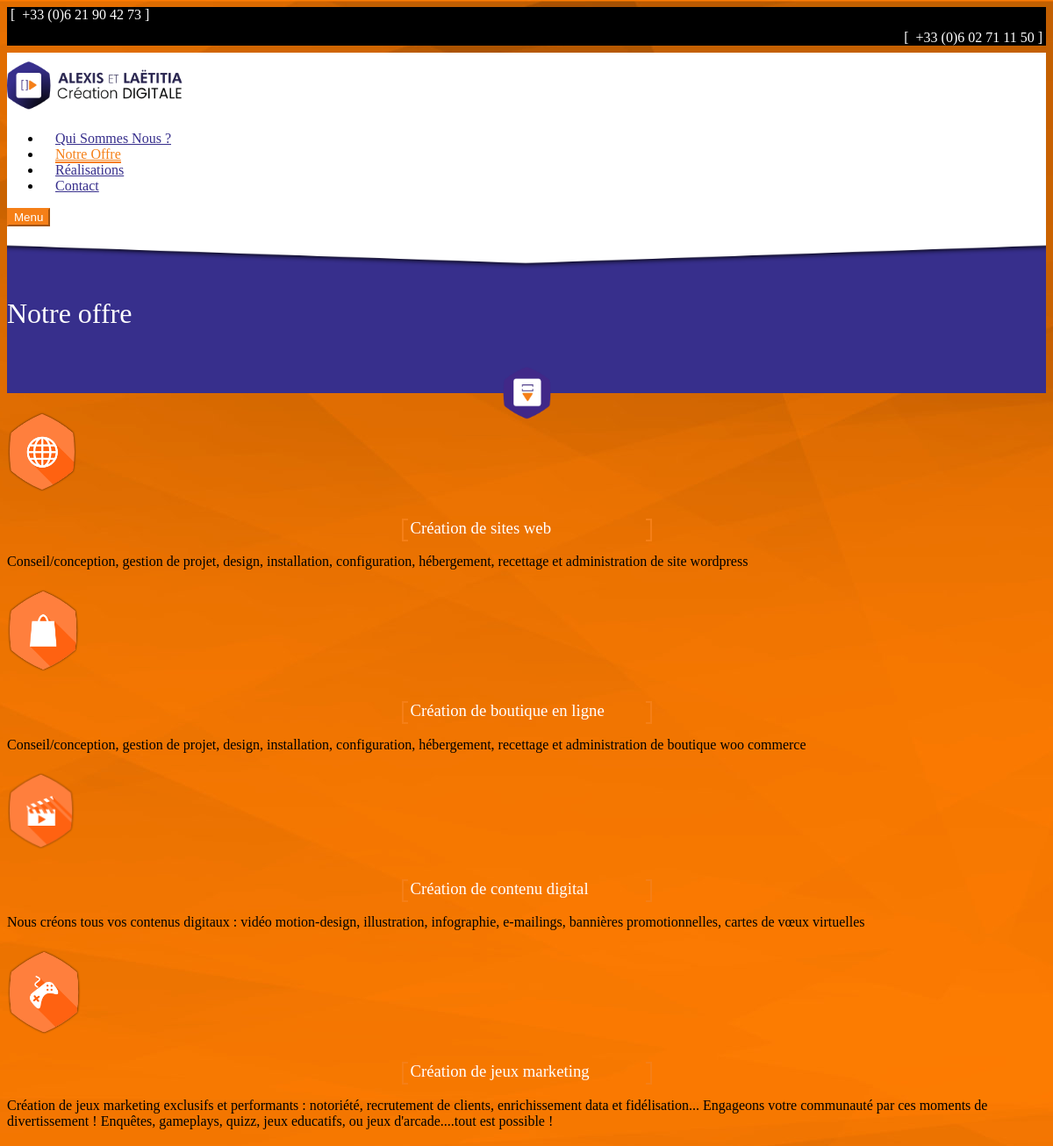
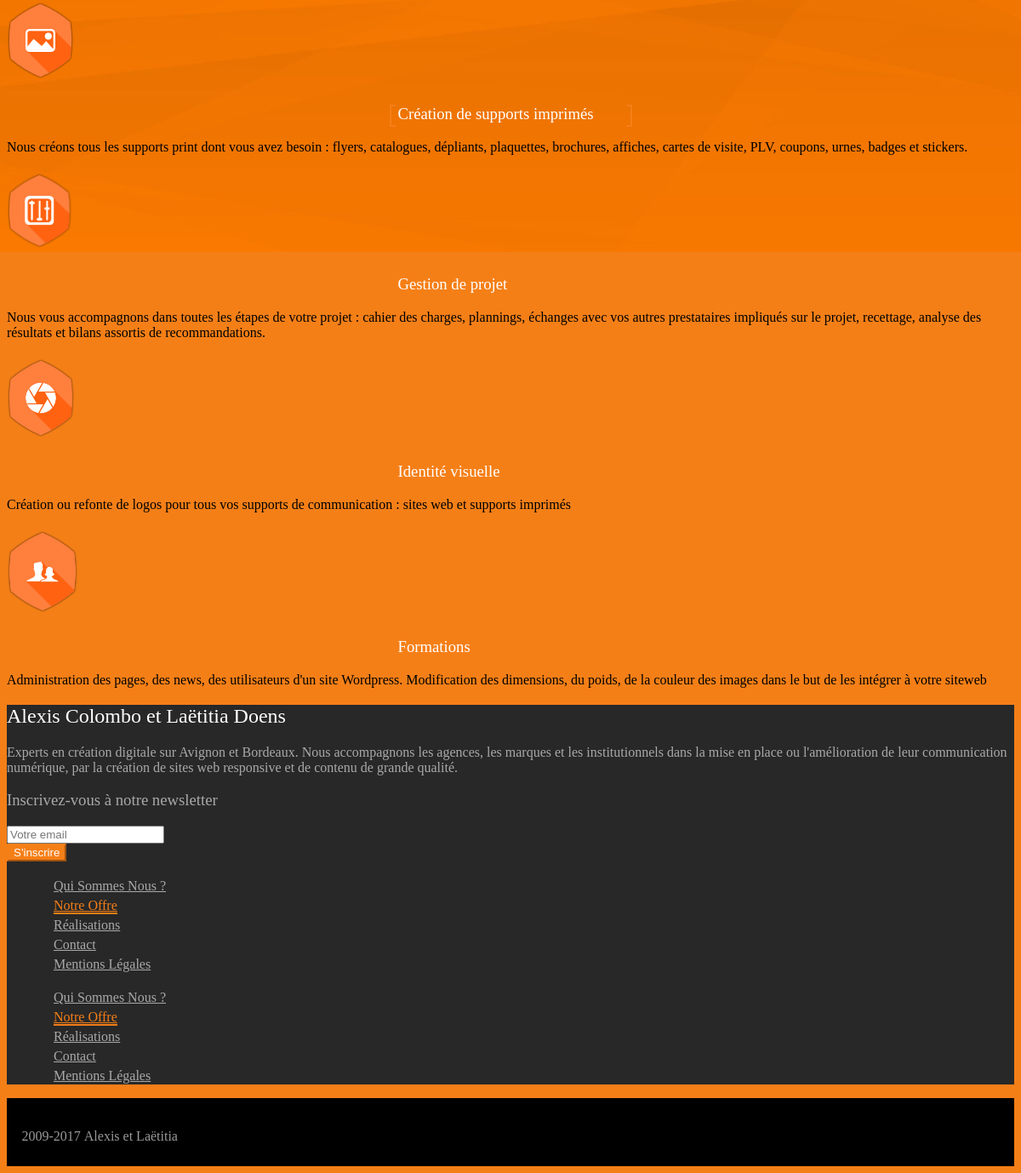
The page /www/services.html on the database its author committed (2 pictures, top to bottom).
### tables this page shows
CREATE TABLE `services` (
  `id` int(11) NOT NULL,
  `title` varchar(255) NOT NULL,
  `description` text NOT NULL,
  `image_name` varchar(255) NOT NULL
);

CREATE TABLE `config` (
  `id` int(11) NOT NULL,
  `default_title` varchar(255) NOT NULL,
  `default_description` text NOT NULL,
  `default_keywords` text NOT NULL,
  `services_title` varchar(255) NOT NULL,
  `services_description` text NOT NULL,
  `services_keywords` text NOT NULL,
  `portfolio_title` varchar(255) NOT NULL,
  `portfolio_description` text NOT NULL,
  `portfolio_keywords` text NOT NULL,
  `contact_title` varchar(255) NOT NULL,
  `contact_description` text NOT NULL,
  `contact_keywords` text NOT NULL,
  `footer` text NOT NULL
);

### model/model_services.php (called while the page is built, shortened)
<?php
function getItems()
{
    global $bdd;
    $get_items = $bdd->prepare('SELECT * FROM services ORDER BY id');
    $get_items->execute();
    return $get_items->fetchAll();
}

### controler/controler_services.php (called while the page is built)
<?php
$items = getItems();
foreach($items as $key => $item)
{
    $items[$key]['id'] = $item['id'];
    $items[$key]['description'] = $item['description'];
    $items[$key]['title'] = $item['title'];
    $items[$key]['image_name'] = $item['image_name'];
}

### model/model_config.php (called while the page is built, shortened)
<?php
function getConfig()
{
    global $bdd;
    $the_config = $bdd->prepare('SELECT * FROM config');
    $the_config->execute();
    return $the_config->fetchAll();
}

### config/config.php (called while the page is built, shortened)
<?php
include_once('../model/db_connection.php');
include_once('../model/model_config.php');
$the_config = getConfig();

### templates/pre_header.php (called while the page is built, shortened)
<?php
include_once('../config/config.php');

### templates/pages/services.php (the view, shortened to what this page needs)
<div class="uk-section breadcrumb" uk-scrollspy="cls:uk-animation-slide-bottom">
    <div class="uk-container">
        <h1 class="uk-text-center uk-lead">Notre offre</h1>
    </div>
</div>
<div class="uk-section " uk-scrollspy="cls:uk-animation-slide-bottom">
    <div class="uk-container">
        <div class="uk-grid" uk-grid uk-height-match="target: > div > .uk-card">
            <?php
            foreach($items as $item)
            {
                ?>
                <div class="uk-width-1-1 uk-width-1-3@m" uk-scrollspy="cls:uk-animation-slide-bottom">
                    <div class="uk-card uk-card-default uk-card-body uk-box-shadow-medium uk-box-shadow-hover-xlarge uk-text-center ">
                        <h1 class="uk-heading-line uk-text-center uk-margin-bottom"><span><img src="./img/services/<?php echo $item['image_name']; ?>" class="uk-transition-scale-up uk-transition-opaque icon-services" alt="<?php echo $item['title']; ?>" /></span></h1>
                        <div class="team-title uk-margin-medium-bottom">
                            <h3 class="uk-card-title uk-margin-remove-bottom uk-text-center"><?php echo $item['title']; ?></h3>
                        </div>
                        <p class="uk-text-justify"><?php echo $item['description']; ?></p>
                    </div>
                </div>
                <?php
            }
            ?>
        </div>
    </div>
</div>

### templates/footer.php (shortened to what this page needs)
<div class="uk-section footer" uk-scrollspy="cls:uk-animation-slide-bottom">
    <div class="uk-container">
        <h2 class="uk-margin-remove-bottom">Alexis Colombo et Laëtitia Doens</h2>
        <div class="uk-grid uk-margin-bottom" uk-grid>
            <div class="uk-width-1-1 uk-width-2-3@m">
                <p class=""><?php echo $config['footer']; ?></p>
            </div>
            <div class="uk-width-1-1 uk-width-1-3@m">
                <h3>Inscrivez-vous à notre newsletter</h3>
                <form class="form-inline validate" action="//alexiscolombo.us16.list-manage.com/subscribe/post?u=bf989e6e9d3c8dcac6fe189b5&amp;id=32b2c4c078" method="post" id="mc-embedded-subscribe-form" name="mc-embedded-subscribe-form" target="_blank" novalidate>
                    <div class="uk-margin-small-bottom" id="mc_embed_signup_scroll">
                        <input type="email" value="" name="EMAIL" class="uk-input" id="mce-EMAIL" placeholder="Votre email" required>
                    </div>
                    <button type="submit" class="uk-button uk-button-primary" name="subscribe" id="mc-embedded-subscribe">S'inscrire</button>
                </form>
            </div>
        </div>
        <ul class="uk-navbar-nav uk-nav-default uk-visible@m">
            <?php include('../templates/menu.php') ?>
            <li class="<?php if(isset($_GET['page']) AND $_GET['page'] == 'mentions') { echo 'uk-active'; } ?>"><a class="" href="mentions.html">Mentions légales</a></li>
        </ul>
        <ul class="uk-nav uk-nav-default uk-hidden@m">
            <?php include('../templates/menu.php') ?>
            <li class="<?php if(isset($_GET['page']) AND $_GET['page'] == 'mentions') { echo 'uk-active'; } ?>"><a class="" href="mentions.html">Mentions légales</a></li>
        </ul>
    </div>
</div>
<div class="uk-section footer-bottom" uk-scrollspy="cls:uk-animation-slide-bottom">
    <div class="uk-container">
        <p class="small">2009-<?php echo date('Y'); ?> Alexis et Laëtitia</p>
    </div>
</div>
</body>
</html>

### www/css/carbone.css (style rules this page uses)
body { background: url('../img/bg.jpg') top center no-repeat #f57f17; background-attachment: fixed; }
p { color: #000000; }
h1, h2, h3, h4 { color: #ffffff; }
.uk-h1, .uk-h2, .uk-h3, .uk-h4, .uk-h5, .uk-h6, h1, h2, h3, h4, h5, h6 { font-weight: 100; }
.breadcrumb { background-color: #372f8c; padding-top: 50px; padding-bottom: 50px; position: relative; z-index: 10; }
.breadcrumb h1 { font-weight: 100; }
.breadcrumb:after { content: ''; width: 100%; background: url(../img/breadcrumb-icon.png) top center no-repeat; background-size: contain; height: 60px; position: absolute; z-index: 20; bottom: -30px; }
.uk-button-primary, .uk-icon-button { color: #fff; background-color: #f57f17; border-color: #f57f17; -moz-transition-duration: 0.5s; -webkit-transition-duration: 0.5s; -o-transition-duration: 0.5s; transition-duration: 0.5s; }
a { color: #372f8c; }
.uk-navbar-nav > li > a, .uk-nav-default > li > a { color: #372f8c; text-transform: capitalize; -moz-transition-duration: 0.5s; -webkit-transition-duration: 0.5s; -o-transition-duration: 0.5s; transition-duration: 0.5s; height: 40px; font-size: 1rem; margin: 0 15px; }
.uk-nav-default > li > a { color: white; }
.uk-nav-default > li > a { height: 25px; }
.team-title { position: relative; margin: auto; width: 100%; max-width: 265px; }
.team-title:before, .team-title:after { content: ""; width: 5px; height: 100%; border: 2px solid #f57f17; border-right: none; position: absolute; display: block; margin-left: -10px; }
.team-title:after { border: 2px solid #f57f17; border-left: none; top: 0; right: -10px; }
.icon-services { border: none; max-width: 85px !important; }
.footer { background-color: #282828; box-shadow: none; -webkit-box-shadow: inset 0 4px 8px 1 1px 2px rgba(0, 0, 0, 0.4); -moz-box-shadow: inset 0 4px 8px 1 1px 2px rgba(0, 0, 0, 0.4); box-shadow: inset 0 4px 8px 1 1px 2px rgba(0, 0, 0, 0.4); }
.footer p, .footer h3 { color: rgba(255, 255, 255, 0.6); }
.footer li { list-style: none; font-size: 20px; color: rgba(255, 255, 255, 0.6); }
.footer li a { color: rgba(255, 255, 255, 0.6); -moz-transition-duration: 0.5s; -webkit-transition-duration: 0.5s; -o-transition-duration: 0.5s; transition-duration: 0.5s; }
.footer-bottom { background-color: #000000; padding-top: 10px; padding-bottom: 5px; }
.footer-bottom p { color: rgba(255, 255, 255, 0.6); }
.footer-bottom p:before { font-family: FontAwesome; content: '\f1f9'; margin-right: 5px; }
.footer-bottom .uk-container { padding-top: 10px; padding-bottom: 5px; }

### rows shown on the page
services: image_name (picture), title "Création de sites web", description "Conseil/conception, gestion de projet, design, installation, configuration, hébergement, recettage et administration de site wordpress"
services: image_name (picture), title "Création de boutique en ligne", description "Conseil/conception, gestion de projet, design, installation, configuration, hébergement, recettage et administration de boutique woo commerce"
services: image_name (picture), title "Création de contenu digital", description "Nous créons tous vos contenus digitaux : vidéo motion-design, illustration, infographie, e-mailings, bannières promotionnelles, cartes de vœux virtuelles"
services: image_name (picture), title "Création de jeux marketing", description "Création de jeux marketing exclusifs et performants : notoriété, recrutement de clients, enrichissement data et fidélisation... Engageons votre communauté par ces moments de divertissement ! Enquêtes, gameplays, quizz, jeux educatifs, ou jeux d'arcade....tout est possible !"
services: image_name (picture), title "Création de supports imprimés", description "Nous créons tous les supports print dont vous avez besoin : flyers, catalogues, dépliants, plaquettes, brochures, affiches, cartes de visite, PLV, coupons, urnes, badges et stickers."
services: image_name (picture), title "Gestion de projet", description "Nous vous accompagnons dans toutes les étapes de votre projet : cahier des charges, plannings, échanges avec vos autres prestataires impliqués sur le projet, recettage, analyse des résultats et bilans assortis de recommandations."
services: image_name (picture), title "Identité visuelle", description "Création ou refonte de logos pour tous vos supports de communication : sites web et supports imprimés"
services: image_name (picture), title "Formations", description "Administration des pages, des news, des utilisateurs d'un site Wordpress. Modification des dimensions, du poids, de la couleur des images dans le but de les intégrer à votre siteweb"
config: footer "Experts en création digitale sur Avignon et Bordeaux. Nous accompagnons les agences, les marques et les institutionnels dans la mise en place ou l'amélioration de leur communication numérique, par la création de sites web responsive et de contenu de grande qualité."
